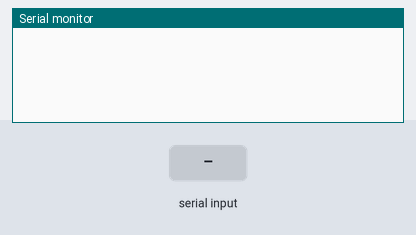
Simulated run of this sketch. Board: Arduino Uno, built with avr-gcc and run on an emulated ATmega328P. Shown: the last lines printed to the serial monitor. The inputs (shaded band) are chosen by the test bench. Random numbers use the default seed unless the sketch sets one.

Above: at 1.2 s.
1.3 s: "1" received over Serial
At 1.8 s:
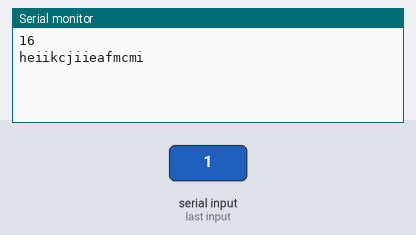
At 2.7 s:
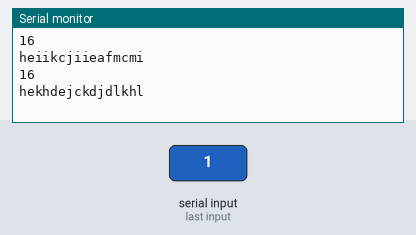

The sketch:

cek_random.ino
```cpp
int numBytes = 0;
int i = 0;
int j = 0;
char*letters[40] = {"a", "b", "c", "d", "e", "f","g", "h", "i", "j", "k", "l", "m", "n", "o", "p", "q", "r", "s", "t", "u", "v", "w", "x", "y", "z", "1", "2", "3", "4", "5", "6", "7", "8", "9", "0"};
String randString = "";
char coba[32];

void setup() {
  Serial.begin(115200);

}

void loop() {
  if(Serial.available())
  {
    numBytes = 16;
    for(i = 0; i<numBytes; i++)
    {
     randString = randString+letters[random(0, 15)];
    }
    Serial.println(numBytes);
    randString.toCharArray(coba, 17);
    Serial.println (coba);
    randString = "";
    delay(1000);
 }
}
```

Measured:
- after the input at 1.3 s, the serial monitor: prints a new line at once (image 1)
